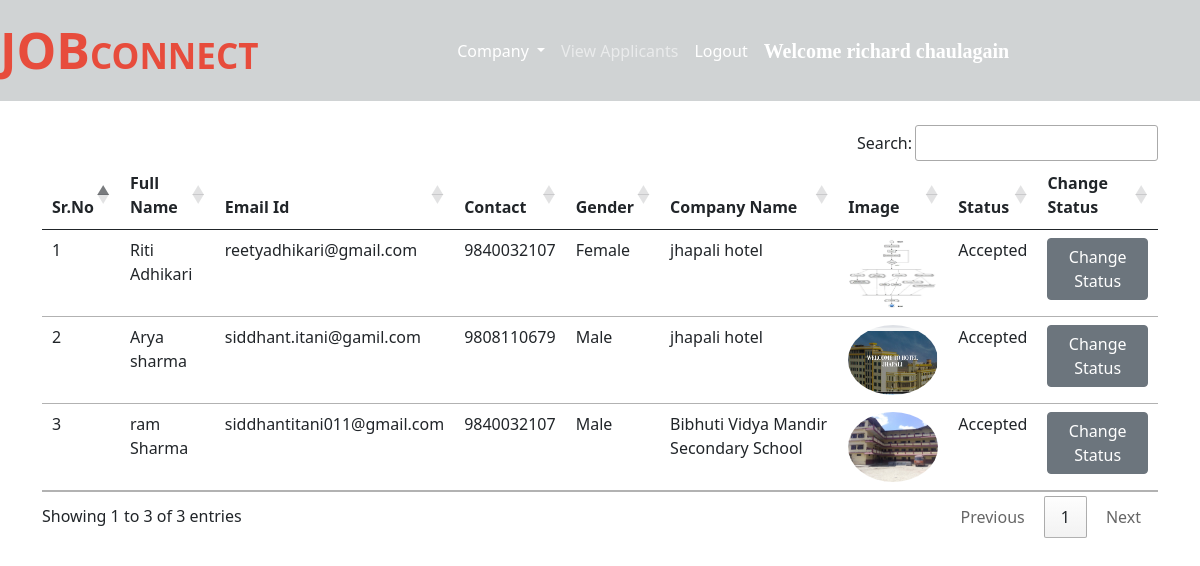
Page /accepted_companies/ (signed in) on the committed database.
### job/models.py (models this page shows, shortened)
class Company(models.Model):
    user = models.ForeignKey(User, on_delete=models.CASCADE)
    phone = models.CharField(max_length=10)
    image = models.ImageField(upload_to="")
    gender = models.CharField(max_length=10)
    type = models.CharField(max_length=15)
    status = models.CharField(max_length=20)
    company_name = models.CharField(max_length=100)

### job/views.py (the view)
# urls.py: path("accepted_companies/", views.accepted_companies, name="accepted_companies"),
def accepted_companies(request):
    if not request.user.is_authenticated:
        return redirect("/admin_login")
    companies = Company.objects.filter(status="Accepted")
    return render(request, "accepted_companies.html", {'companies':companies})

### job/templates/accepted_companies.html (shortened to what this page needs)
{% extends 'admin_navbar.html' %}
{% block body %}
<div class="container mt-4">
<table class="table table-hover" id="example">
    <thead>
        <tr>
            <th>Sr.No</th>
            <th>Full Name</th>
            <th>Email Id</th>
            <th>Contact</th>
            <th>Gender</th>
            <th>Company Name</th>
            <th>Image</th>
            <th>Status</th>
            <th>Change Status</th>
        </tr>
    </thead>
    <tbody>
        {% for company in companies %}
        <tr>
            <td>{{forloop.counter}}</td>
            <td>{{company.user.get_full_name}}</td>
            <td>{{company.user.email}}</td>
            <td>{{company.phone}}</td>
            <td>{{company.gender}}</td>
            <td>{{company.company_name}}</td>
            <td><img src="{{company.image.url}}" class="rounded-circle" width="90px" height="70px"></td>
            <td>{{company.status}}</td>
            <td><a href="/change_status/{{company.id}}/" class="btn btn-secondary">Change Status</a></td>
        </tr>
        {% endfor %}
    </tbody>
</table>
</div>
{% endblock %}

### job/templates/admin_navbar.html (shortened to what this page needs)
<!doctype html>
<html lang="en">
<head>
  <link href="https://cdn.jsdelivr.net/npm/bootstrap@5.0.2/dist/css/bootstrap.min.css" rel="stylesheet"
>
  <link rel="stylesheet" href="https://cdn.datatables.net/1.10.25/css/jquery.dataTables.min.css">
  <link rel="stylesheet" href="https://cdn.datatables.net/buttons/1.7.1/css/buttons.dataTables.min.css">
</head>
<body>
  <nav class="navbar navbar-expand-lg navbar-dark">
    <a class="navbar-brand" href="/"><span class="head1">JOB</span><span class="head2">CONNECT</span></a>
      <div class="container w-50">
      <div class="collapse navbar-collapse" id="navbarSupportedContent">
        <ul class="navbar-nav me-auto mb-2 mb-lg-0">
          <div class="collapse navbar-collapse" id="navbarNavDarkDropdown">
            <ul class="navbar-nav">
              <li class="nav-item dropdown">
                <a class="nav-link active dropdown-toggle" href="#" id="navbarDarkDropdownMenuLink" role="button" data-bs-toggle="dropdown" aria-expanded="false">
                  Company
                </a>
              </li>
            </ul>
          </div>
          <li class="nav-item">
            <a class="nav-link {% block view_applicants %} {% endblock %}" href="/view_applicants/">View Applicants</a>
          </li>
          <li class="nav-item">
            <a class="nav-link active" href="/logout/">Logout</a>
          </li>
        </ul>
        <a class="navbar-brand" style="font-weight: bold; font-family: 'Times New Roman', Times, serif;" href="#">Welcome {{request.user.get_full_name}}</a>
      </div>
      </div>
  </nav>
  {% block body %}
  {% endblock %}
</body>
</html>

### job/templates/admin_navbar.html (style rules this page uses)
.navbar { background-color: #D0D3D4; }
.head1 { color: #E74C3C; font-size: 50px; font-weight: bold; height: 50px; }
.head2 { color: #E74C3C; font-size: 35px; font-weight: bold; }

### rows in the picture
Company: user.get_full_name "Riti Adhikari", user.email "reetyadhikari@gmail.com", phone "9840032107", gender "Female", company_name "jhapali hotel", image (picture), status "Accepted"
Company: user.get_full_name "Arya sharma", user.email "siddhant.itani@gamil.com", phone "9808110679", gender "Male", company_name "jhapali hotel", image (picture), status "Accepted"
Company: user.get_full_name "ram Sharma", user.email "siddhantitani011@gmail.com", phone "9840032107", gender "Male", company_name "Bibhuti Vidya Mandir Secondary School", image (picture), status "Accepted"

### other values in the picture
{{ request.user.get_full_name }} "richard chaulagain"
